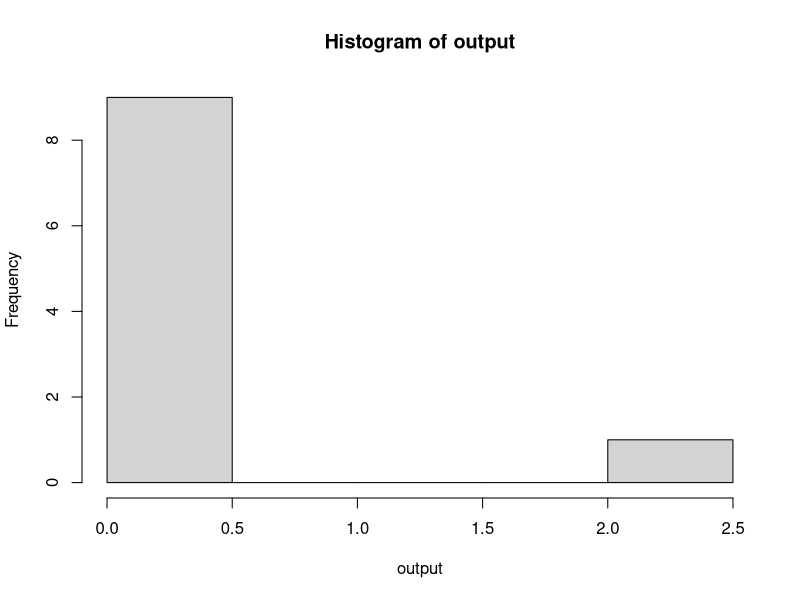
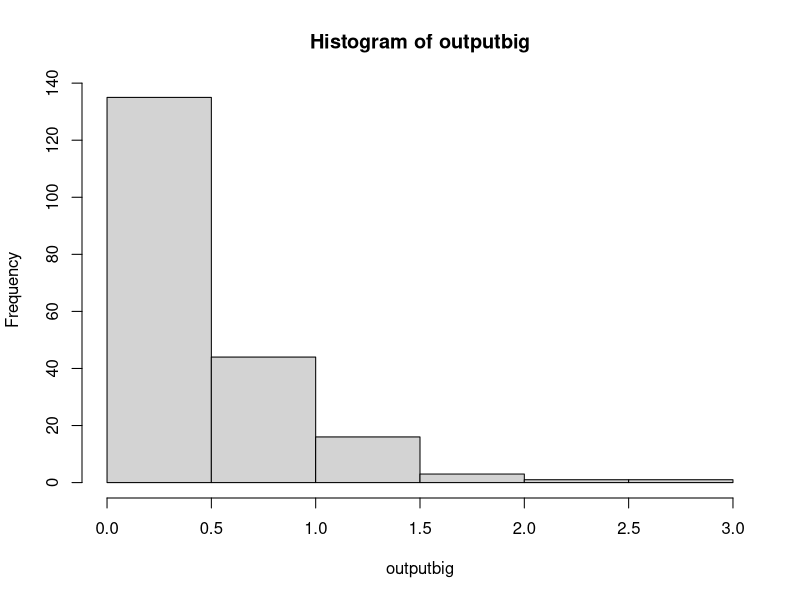
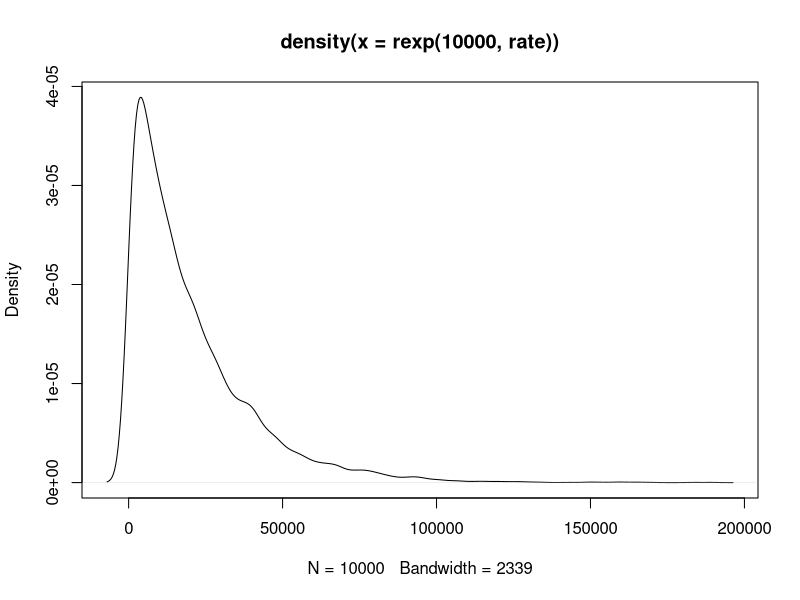
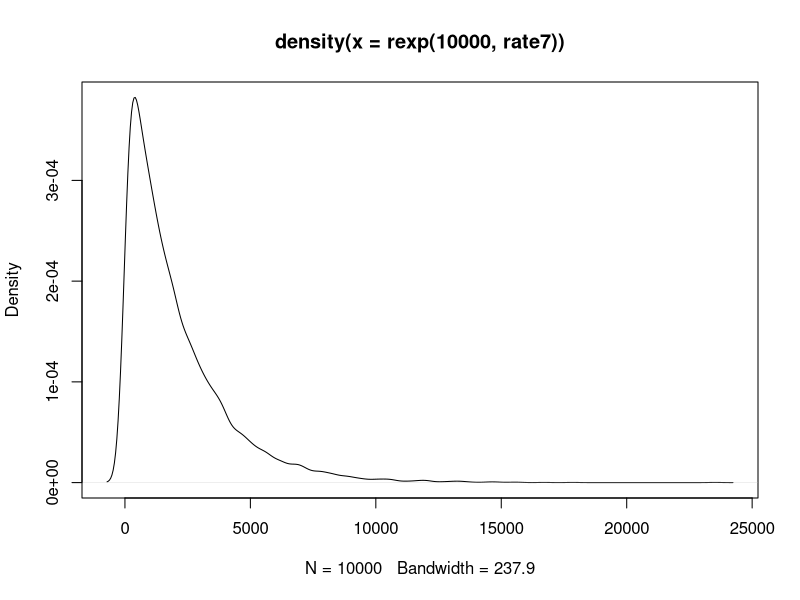
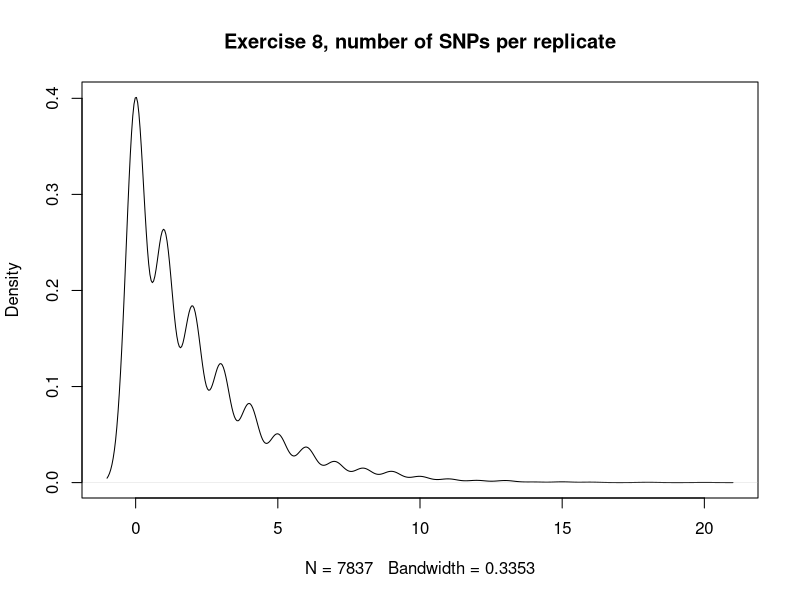

Recreate these plots in R, in order.
#M200A COALESCENCE EXERCISES,Dr. Kirk Lohmueller, Fall 2015
#Hayley Stansell
#
#
getwd()
setwd("C:\\Users\\Hayley\\eeb201hayleystansell")
getwd()
#
#
?rexp
#
output<-rexp(10,2)
#[1] 0.21809588 1.70468865 1.24958590 0.03783002 0.65334166 0.31265010 0.25168173 0.32412173 0.05198139 0.64820064
output
hist(output)
#This shows that most outputs are clustering just below 0.5
outputbig<-rexp(200,2)
outputbig
mean(outputbig)
#[1] 0.4781231
hist(outputbig)
#
#
#############################################################################################Exercise FIVE###############
#
#From previous work, it seems that the rate of coalescence should be 1/2N , where 2N is number of chromosomes
#
#
#############################################################################################EXERCISE SIX###############
#
#
rate<-1/20000
mean(rexp(10000, rate))
#[1] 19712.04
##########################a) what is the average time to most recent common ancestor in your simulation?
#19712.04 generations
##########################b) what is the theoretical expectation?
#20,000 generations
##########################c) how do the values compare?
# They are very close to one another. 
##########################d) make a density plot of simulated coalescent times
??densityplot
?density
?plot
density(rexp(10000,rate))
plot(density(rexp(10000,rate)))
#Success!!
##########################e) what is the standard deviation of the coal. times?
output<-rexp(10000,rate)
density(output)
sd(output)
#[1] 20371.65
#
#
#############################################################################################EXERCISE SEVEN#############
##answer parts a-e from Q6 for this simulation
# set 2N = 2000
#
rate7<-1/2000
mean(rexp(10000, rate7))
#[1] 2009.536
##########################a) what is the average time to most recent common ancestor in your simulation?
#2009.536 generations
##########################b) what is the theoretical expectation?
#2000 generations
##########################c) how do the values compare?
# They are very close to one another, just as in Exercise Six
##########################d) make a density plot of simulated coalescent times
density(rexp(10000,rate7))
plot(density(rexp(10000,rate7)))
#Success!! ---it looks nearly identical in shape to the plot from exercise six. 
#             The largest are occupies 0-5000, 1/10 of what was seen with the simulation where 2N=20000 (0-50000). It scales up.
##########################e) what is the standard deviation of the coal. times?
output7<-rexp(10000,rate7)
density(output7)
sd(output7)
#[1] 1999.717
#
##########################f) how does TMRCA from simulations in Q6 (2N =20,000) and Q7 (2N = 2,000) compare?
#  They are both theoretically (and approximately, in simulation) equal to 2N generations.
#  With the population size in Q7 being a tenth of the size of Q6, the resulting TMRCA is similarly one tenth. 
##########################g) what can you conclude about how the population size affects the expected coalescent time?
#  The expected coalescent time appears to scale in direct proportion with population size. 
#  As population size increases or decreases one way or another, the TMRCA is expected to shift accordingly and to the same degree.
#
#
#
##############################################################################################EXERCISE EIGHT#################
#
#POISSON RANDOM VARIABLES
?rpois
#rpois is the random variable generation for the Poisson dist. (there's also dpois, ppois, qpois)
#inputs are n, lambda . n is number of values to return, and lambda is a vector of (non-neg) means
# n is number of "draws", lambda is a rate parameter for the distribution -- rate = expected value (and variance) of the dist.
#
#given rate of occurence (here, 2), over a number of intervals (here, 10) 
#     - how many occurances of an event will there be in a given interval?
rpois(10,2)
#[1] 2 2 3 3 2 3 4 3 3 1
#
#simulate to show that the expected value of a given Poisson distribution is equal to the rate paramter (lambda)
mean(rpois(10000,2))
#[1] 1.9922 ----this mean is approximately 2 (the rate)
#
#getting workable syntax
2*10
1*(10^-4)
#[1] 1e-04
#
#
#
#################################a) add mutations to the geneologies (aka coal. times) simulated in Q6. 
# mu (aka lambda) = 1e-04
# coal. times from Q6 .... 2N = 20,000 . so, 20000 generations (theoretically)
# what is avg. # of SNPs/geneology (the mean! from the poisson)
#
rate8<-1/20000
rexp(10000, rate8) #gets 10,000 simulations of geneologies (coal. times) given 2N = 20,000. 
#10,000 similar/distributed coal. times. given those coal times...each output is an n...10,000 n's / draws for the Poisson
geneologies<-rexp(10000, rate8)
geneologies
#okay
#mean(rpois(geneologies, 1e-04))
#[1] 0 ....hmmmmmmm
#rpois(geneologies, 1e-04)
#all values are zero here.... hmmm
#for geneologies[i-10000]
rate<-1e-04 #no? is rate*geneology value?
rate
for (i in geneologies){
  rate<-1e-04*geneologies[i]
  rpois(i, rate)
  output<-mean(rpois(i,rate))
}
#slow-ish, but not locked up
output
#[1] 0.0001249649
#very close to the rate!
#################################b) What is the average number of SNPs per geneology?
# From my simulation, it appears that the average number of SNPs per geneology closely approximates 
# the given input mutation rate of 0.0002. The number generated through my simulation was ~0.000125
#
#
#################################c) given that Theta = 4N(mu), what is theta predicted to be in this example?
Theta<-2*20000*(1e-04)
Theta
# 4, if working with theoretical values of N and mu . 

#~~~~~~~~~~~~~~~~~~~~~~~~~~~~~~~~~~~~~~~~~~~~~~~~~~~~~~~~~~~~~~~b) TAKE TWO
#feel like my output for b) was incorrect, a my rate did not factor in the length of each geneology as it went
geneologies<-rexp(10000, rate8)
geneologies
#okay
#mean(rpois(geneologies, 1e-04))
#[1] 0 ....hmmmmmmm
#rpois(geneologies, 1e-04)
#all values are zero here.... hmmm
#for geneologies[i-10000]

for (i in geneologies){
  rate<- 1e-04*geneologies #this worked! took out the [i] (had *geneologies[i])
  rpois(i, rate) #appears to output a bunch of values that seem okay....integer numbers, mostly under 5, some up to ~20
  output<-mean(rpois(i,rate))
}
#slow-ish, but not locked up
output
#[1] 1.95577 #avg number of SNPs/geneology
1e-04*20000
#[1] 2
# HERE, the output from this simulation appears to approximate the value of mu*number of geneologies....or, mu*coal.time. 
# So, the average number of SNPs per coalescent time (geneology), is approximating the rate of mutation for the 
# theoretical/ideal. parameters
#
#~~~~~~~~~~~~~~~~~~~~~~~~~~~~~~~~~~~~~~~~~~~~~~~~~~~~~~~~~~~c) BACK TO C
#################################c) given that Theta = 4N(mu), what is theta predicted to be in this example?
Theta<-2*20000*(1e-04) # = 4N(mu)
Theta
# [1] 2, if working with theoretical values of N and mu . 
#
#################################d) how does this value of theta compare to the average number of SNPs seen in the simmulations?
# Theta appears to be aaproximately equal to the average (or expected) number of SNPs per geneology (here, 2). 
#
#
#################################e) TOTALLY NEATZ!
#
#
#################################f) make a density plot of the number of SNPs per simulation replicate....
geneologies<-rexp(10000, rate8)
geneologies
#okay
#mean(rpois(geneologies, 1e-04))
#[1] 0 ....hmmmmmmm
#rpois(geneologies, 1e-04)
#all values are zero here.... hmmm
#for geneologies[i-10000]

for (i in geneologies){
  rate<- 1e-04*geneologies #this worked! took out the [i] (had *geneologies[i])
  rpois(i, rate) #appears to output a bunch of values that seem okay....integer numbers, mostly under 5, some up to ~20
  output<-(rpois(i,rate))
}
#slow-ish, but not locked up
#NOTE THAT I RAN THIS WITHOUT RUNNING THE ACTUAL FOR-LOOP, JUST DID WHAT WAS INSIDE IT....
output
#create density plot of output
density(output)
plot(density(output), main="Exercise 8, number of SNPs per replicate")
#interesting.................?
#
#
#
#
#########################################################################################EXERCISE TEN######################
